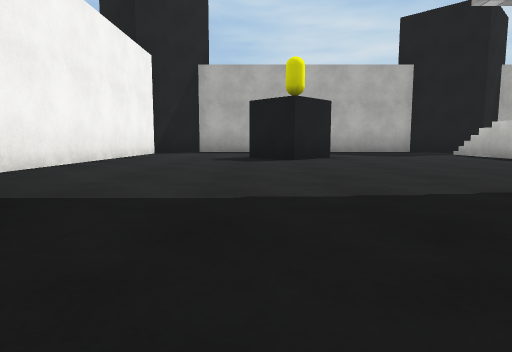
View 1 (above)

16 first-person views from a walk through a scene from a Unity 3-D project. The camera is 0.59 m above the floor, tilts 6° down and sees 75° across. The floor is counted in squares, 2 m on a side. Each view is taken from the middle of a square. On the plan, view 1 faces up. The plan holds only what a view shows up to about 9 squares ahead; the rest is blank. The player character is not drawn. Surface patterns are stand-ins for the level's own textures.

View 2
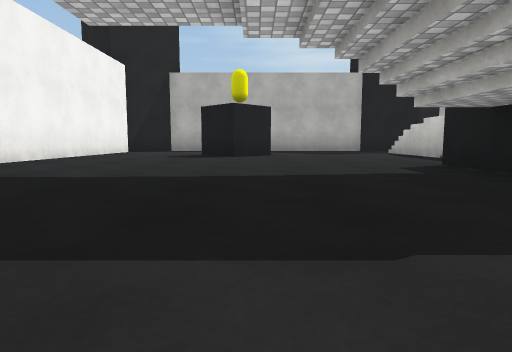

View 3
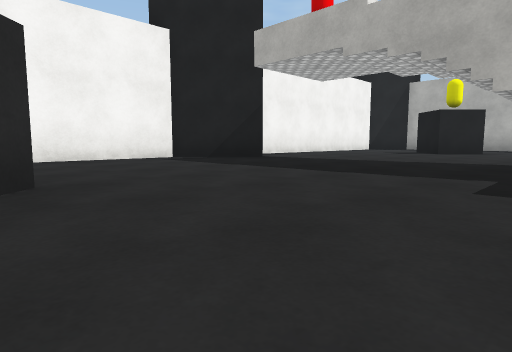

View 4
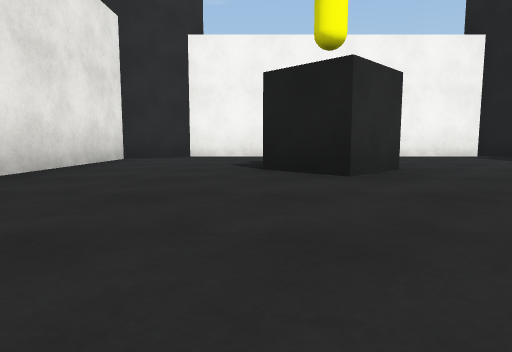

View 5
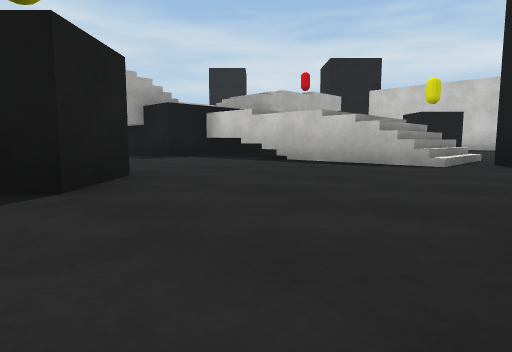

View 6
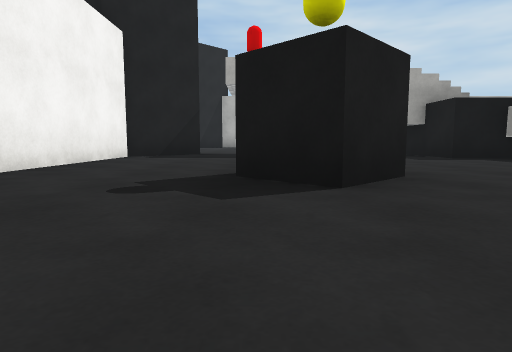

View 7
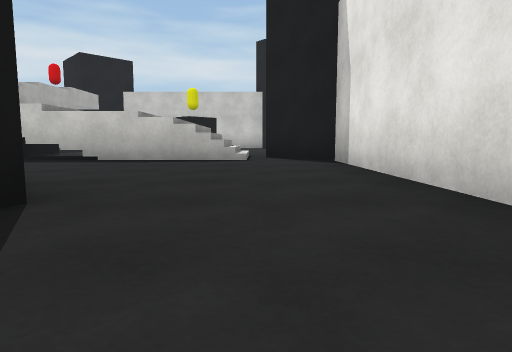

View 8
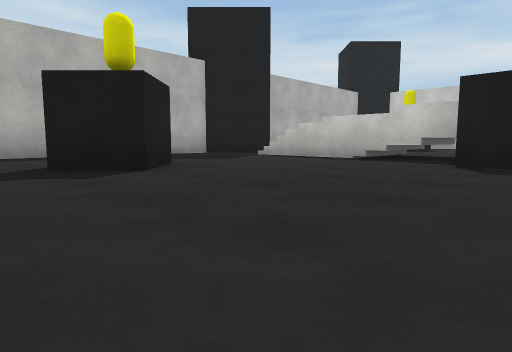

View 9
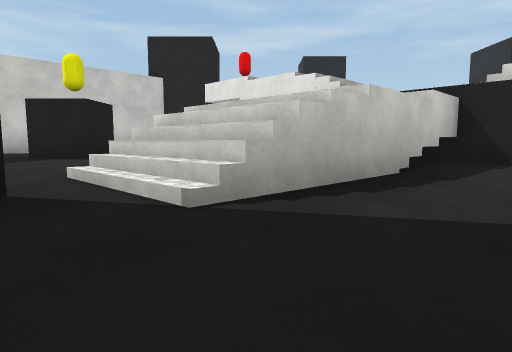

View 10
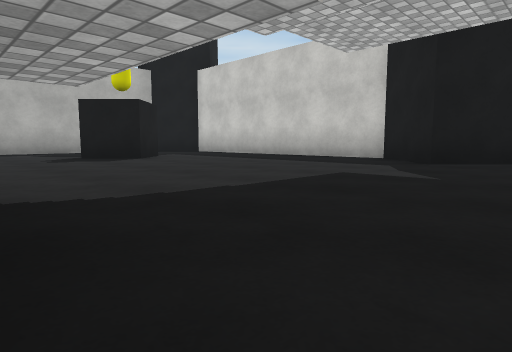

View 11
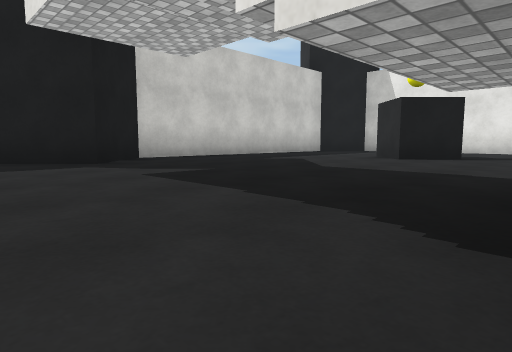

View 12
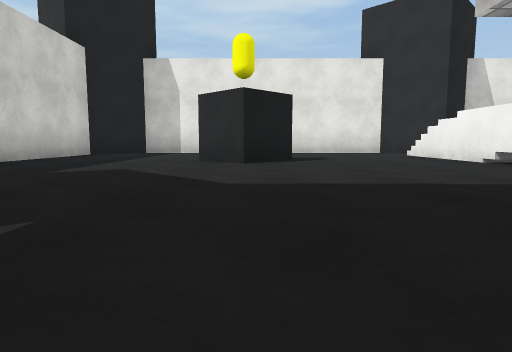

View 13
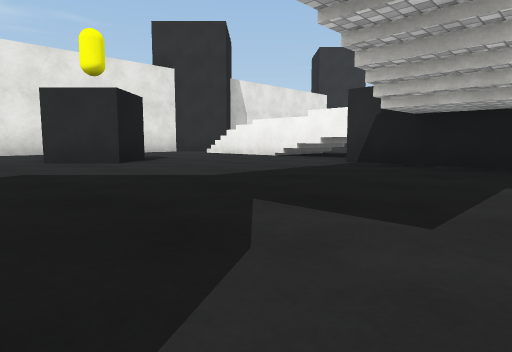

View 14
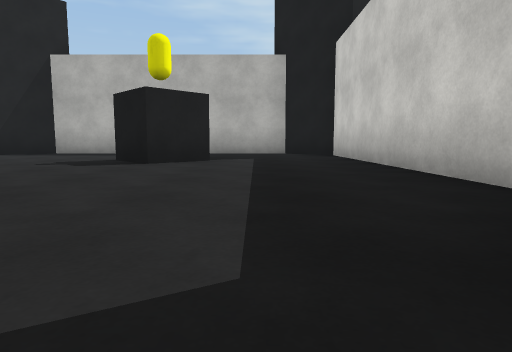

View 15
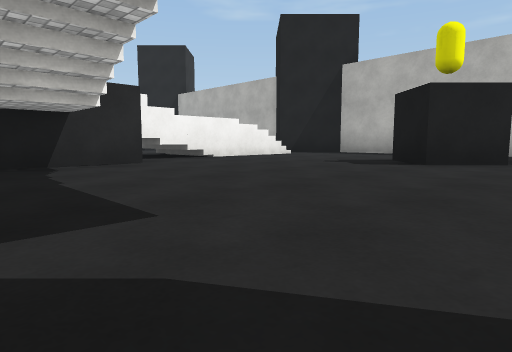

View 16
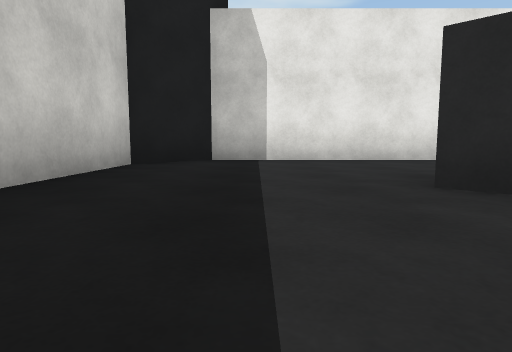

### Floor plan
Ten units are one square. View 1 is at (0, 0); x grows to the right and y downward. Boxes are objects, and circles mark ways between rooms. Rooms are numbered by the first view taken in them; rooms with no view inside come last. Other rooms are left out.
<svg viewBox="-29 -93 160 160">
<path fill="none" stroke="#000" d="M-12 -15 -24 -2 -24 53 -15 62 39 62 50 51M36 -31 49 -31M42 -30 42 -68M68 4 33 4 33 -31M41 -64 60 -64M42 -66 60 -66M59 41 42 41 42 4M60 43 42 43M51 -78 41 -88 -15 -88 -24 -79 -24 -26M41 20 60 20M41 23 60 23M60 -43 43 -43M60 -47 43 -47M42 -68 60 -68M68 -31 68 4M59 9 59 46M59 -71 59 -34M52 54 60 62 117 62 126 53 126 -3 115 -14 126 -25 126 -79 117 -88 62 -88 51 -78"/>
<rect x="-5" y="25" width="20" height="20" fill="#bbb"><title>black cube</title></rect>
<rect x="-5" y="-65" width="20" height="10" fill="#bbb"><title>black cube</title></rect>
<rect x="85" y="25" width="10" height="10" fill="#bbb"><title>black cube</title></rect>
<rect x="85" y="-65" width="20" height="10" fill="#bbb"><title>black cube</title></rect>
<circle cx="50" cy="50" r="3" fill="#2a7"/>
<text x="10" y="-10">1</text>
<text x="90" y="-10">2</text>
</svg>
Room 1 opens to room 2.

Where each view was taken, in squares from view 1:
view 1: 0 up, 0 right, facing up
view 2: 1 down, 1 right, facing up
view 3: 3 down, 3 right, facing up-left
view 4: 4 down, 4 right, facing left
view 5: 6 down, 0 right, facing up-right
view 6: 6 down, 0 right, facing up
view 7: 5 down, 1 left, facing right
view 8: 2 up, 1 left, facing up-right
view 9: 8 up, 3 right, facing down-right
view 10: 0 up, 7 right, facing up-right
view 11: 3 up, 7 right, facing down-right
view 12: 2 up, 9 right, facing down
view 13: 2 up, 11 right, facing down-left
view 14: 1 up, 11 right, facing up
view 15: 1 up, 11 right, facing up-left
view 16: 1 down, 11 right, facing down
